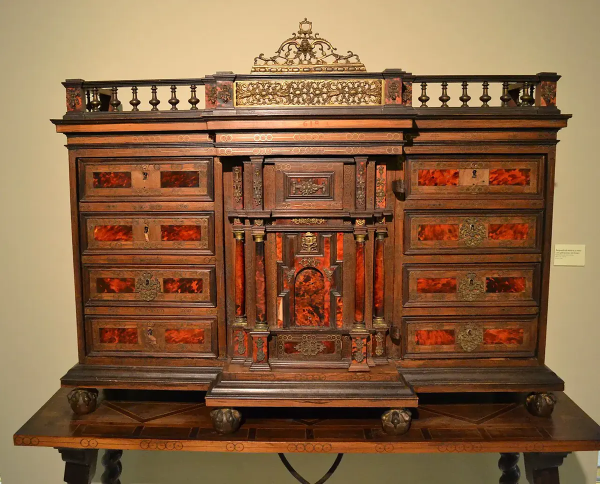
#> input picture dist/img/bargueno-valencia-1200.webp, 1200 x 968 px (shown at 1/2 size); its folder holds only this picture in this run
$ python og-images.py
#> lines starting #> are read from the running program, lines starting #| are printed output that depends on the picture
#!/usr/bin/env python3
"""Genera public/og/<slug>.jpg (1200x630) para las vistas previas sociales a partir de public/img."""
import os, glob
from PIL import Image
ROOT = os.path.dirname(os.path.dirname(os.path.abspath(__file__)))
os.makedirs(f"{ROOT}/public/og", exist_ok=True)
for f in sorted(glob.glob(f"{ROOT}/public/img/*-1200.webp")):
    slug = os.path.basename(f)[:-len("-1200.webp")]
    im = Image.open(f).convert("RGB")
#> im is the input picture: PIL image 1200x968 RGB; mean R, G, B 136.4, 99.9, 67.5
    w, h = im.size
#> w = 1200; h = 968
    tw, th = 1200, 630
    # relleno con el color de fondo de la fotografía y la pieza centrada, sin recortar de más
    scale = max(tw / w, th / h) if w / h > 1.2 else th / h
#> scale = 1
    bg = im.resize((tw, th), Image.LANCZOS).convert("RGB")
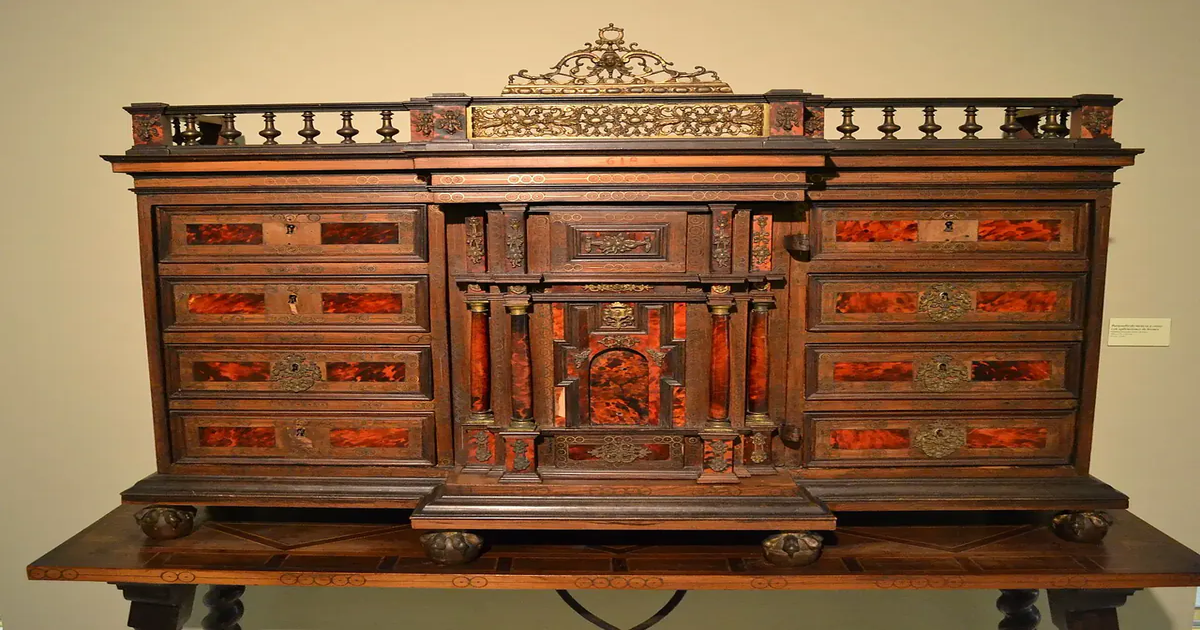
#> bg: PIL image 1200x630 RGB; mean R, G, B 136.4, 99.9, 67.5
    from PIL import ImageFilter
    bg = bg.filter(ImageFilter.GaussianBlur(40))
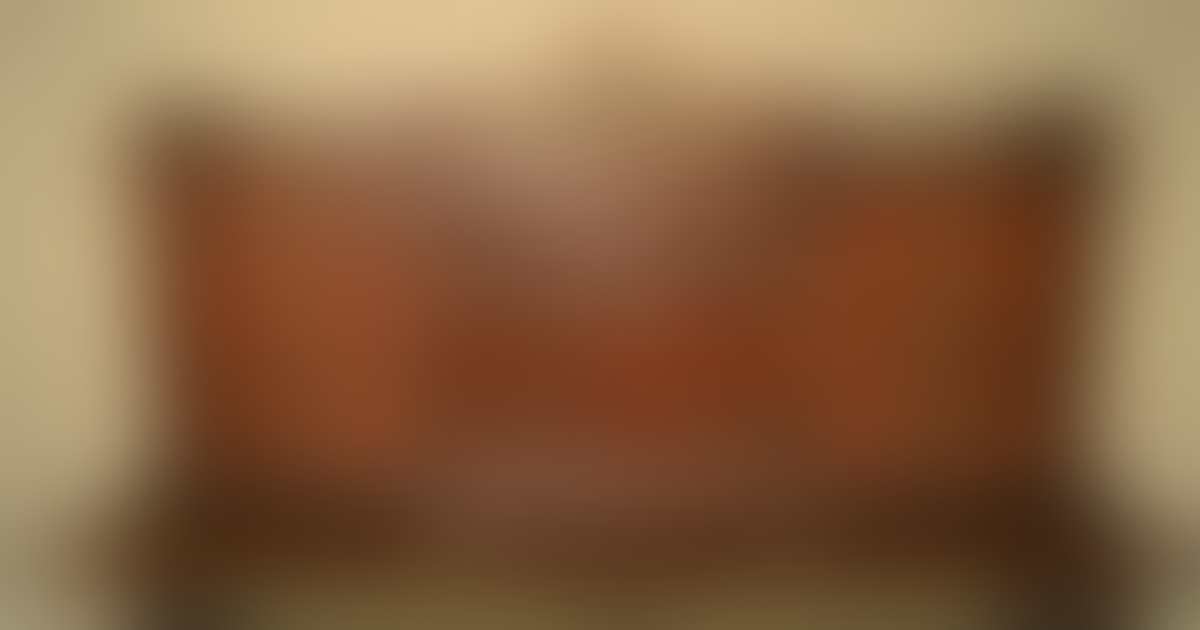
#> bg: PIL image 1200x630 RGB; mean R, G, B 136.4, 100.1, 67.7
    r = im.resize((round(w * th / h), th), Image.LANCZOS) if w / h <= 1.9 else im.resize((tw, round(h * tw / w)), Image.LANCZOS)
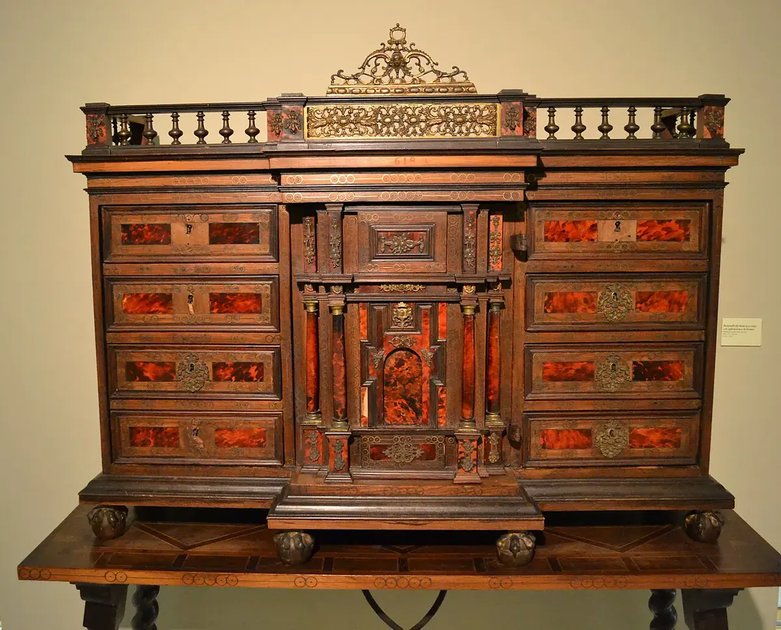
#> r: PIL image 781x630 RGB; mean R, G, B 136.4, 99.9, 67.5
    if r.width > tw: r = r.crop(((r.width - tw) // 2, 0, (r.width - tw) // 2 + tw, r.height))
    bg.paste(r, ((tw - r.width) // 2, (th - r.height) // 2))
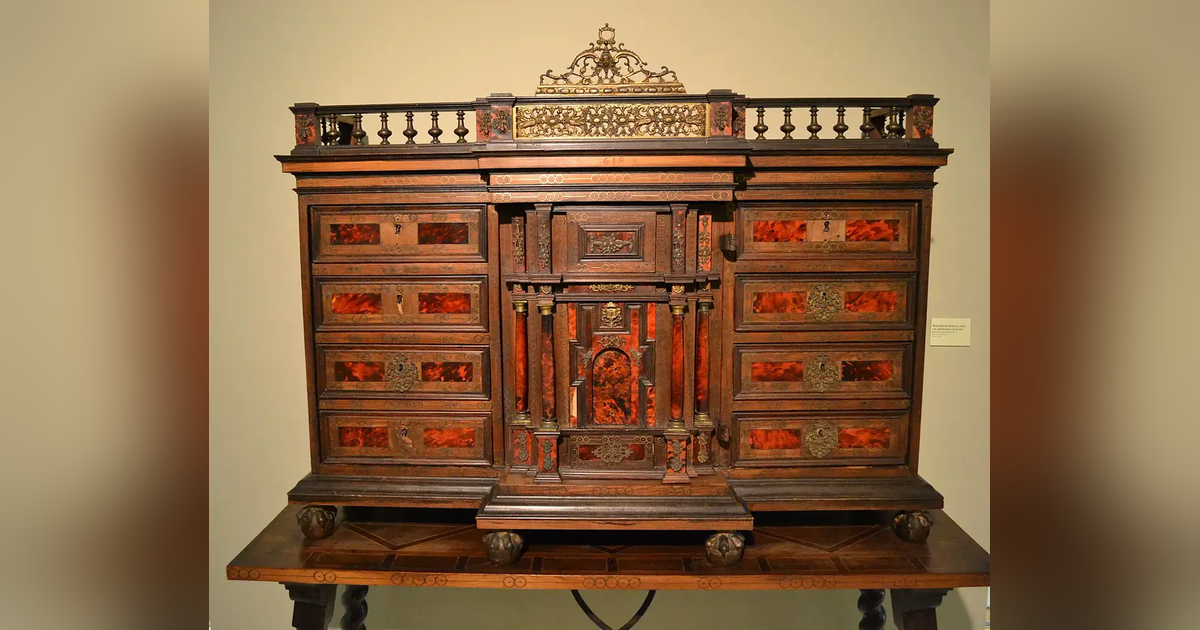
#> bg: PIL image 1200x630 RGB; mean R, G, B 138.5, 105.9, 73
    bg.save(f"{ROOT}/public/og/{slug}.jpg", "JPEG", quality=82, optimize=True)
print("og listo")
